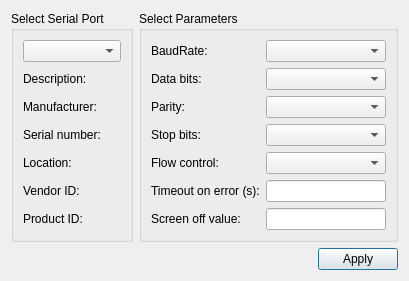
<?xml version="1.0" encoding="UTF-8"?>
<ui version="4.0">
 <class>SettingsDialog</class>
 <widget class="QDialog" name="SettingsDialog">
  <property name="geometry">
   <rect>
    <x>0</x>
    <y>0</y>
    <width>409</width>
    <height>266</height>
   </rect>
  </property>
  <property name="windowTitle">
   <string>Settings</string>
  </property>
  <layout class="QGridLayout" name="gridLayout_3">
   <item row="0" column="0">
    <widget class="QGroupBox" name="selectBox">
     <property name="title">
      <string>Select Serial Port</string>
     </property>
     <layout class="QGridLayout" name="gridLayout">
      <item row="0" column="0">
       <widget class="QComboBox" name="serialPortInfoListBox"/>
      </item>
      <item row="1" column="0">
       <widget class="QLabel" name="descriptionLabel">
        <property name="text">
         <string>Description:</string>
        </property>
       </widget>
      </item>
      <item row="2" column="0">
       <widget class="QLabel" name="manufacturerLabel">
        <property name="text">
         <string>Manufacturer:</string>
        </property>
       </widget>
      </item>
      <item row="3" column="0">
       <widget class="QLabel" name="serialNumberLabel">
        <property name="text">
         <string>Serial number:</string>
        </property>
       </widget>
      </item>
      <item row="4" column="0">
       <widget class="QLabel" name="locationLabel">
        <property name="text">
         <string>Location:</string>
        </property>
       </widget>
      </item>
      <item row="5" column="0">
       <widget class="QLabel" name="vidLabel">
        <property name="text">
         <string>Vendor ID:</string>
        </property>
       </widget>
      </item>
      <item row="6" column="0">
       <widget class="QLabel" name="pidLabel">
        <property name="text">
         <string>Product ID:</string>
        </property>
       </widget>
      </item>
     </layout>
    </widget>
   </item>
   <item row="0" column="1">
    <widget class="QGroupBox" name="parametersBox">
     <property name="title">
      <string>Select Parameters</string>
     </property>
     <layout class="QGridLayout" name="gridLayout_2">
      <item row="1" column="0">
       <widget class="QLabel" name="dataBitsLabel">
        <property name="text">
         <string>Data bits:</string>
        </property>
       </widget>
      </item>
      <item row="3" column="1">
       <widget class="QComboBox" name="stopBitsBox"/>
      </item>
      <item row="6" column="1">
       <widget class="QLineEdit" name="lineEdit_2"/>
      </item>
      <item row="6" column="0">
       <widget class="QLabel" name="label_2">
        <property name="text">
         <string>Screen off value:</string>
        </property>
       </widget>
      </item>
      <item row="2" column="1">
       <widget class="QComboBox" name="parityBox"/>
      </item>
      <item row="1" column="1">
       <widget class="QComboBox" name="dataBitsBox"/>
      </item>
      <item row="0" column="0">
       <widget class="QLabel" name="baudRateLabel">
        <property name="text">
         <string>BaudRate:</string>
        </property>
       </widget>
      </item>
      <item row="5" column="0">
       <widget class="QLabel" name="label">
        <property name="text">
         <string>Timeout on error (s):</string>
        </property>
       </widget>
      </item>
      <item row="2" column="0">
       <widget class="QLabel" name="parityLabel">
        <property name="text">
         <string>Parity:</string>
        </property>
       </widget>
      </item>
      <item row="4" column="0">
       <widget class="QLabel" name="flowControlLabel">
        <property name="text">
         <string>Flow control:</string>
        </property>
       </widget>
      </item>
      <item row="5" column="1">
       <widget class="QLineEdit" name="lineEdit"/>
      </item>
      <item row="3" column="0">
       <widget class="QLabel" name="stopBitsLabel">
        <property name="text">
         <string>Stop bits:</string>
        </property>
       </widget>
      </item>
      <item row="4" column="1">
       <widget class="QComboBox" name="flowControlBox"/>
      </item>
      <item row="0" column="1">
       <widget class="QComboBox" name="baudRateBox"/>
      </item>
     </layout>
    </widget>
   </item>
   <item row="1" column="0" colspan="2">
    <layout class="QHBoxLayout" name="horizontalLayout">
     <item>
      <spacer name="horizontalSpacer">
       <property name="orientation">
        <enum>Qt::Horizontal</enum>
       </property>
       <property name="sizeHint" stdset="0">
        <size>
         <width>96</width>
         <height>20</height>
        </size>
       </property>
      </spacer>
     </item>
     <item>
      <widget class="QPushButton" name="applyButton">
       <property name="text">
        <string>Apply</string>
       </property>
      </widget>
     </item>
    </layout>
   </item>
  </layout>
 </widget>
 <resources/>
 <connections/>
</ui>
